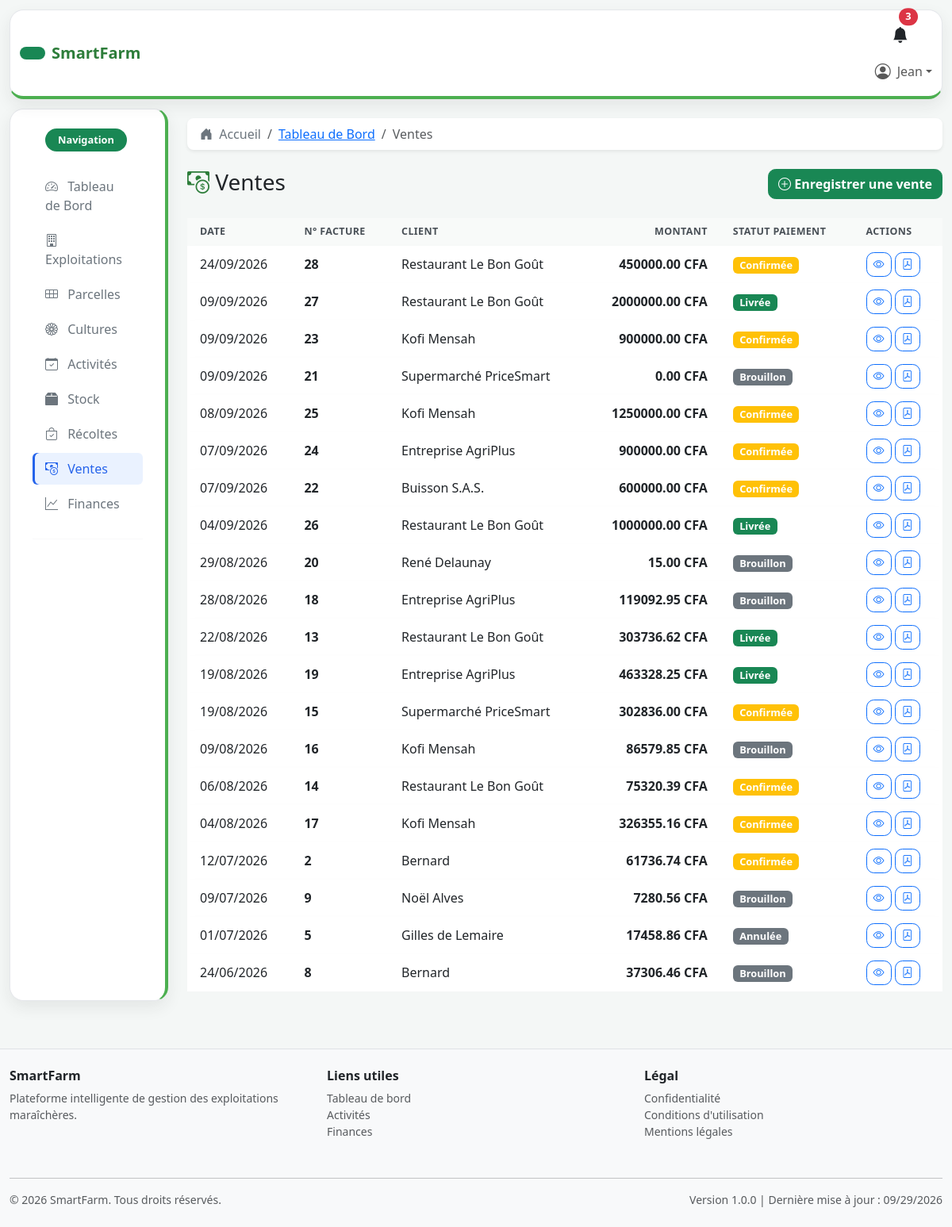
The app's page /ventes/ (signed in) with its own data.
### ventes/models.py (models this page shows, shortened)
class VENTE(models.Model):
    STATUT_CHOICES = [
        ('brouillon', 'Brouillon'),
        ('confirmee', 'Confirmée'),
        ('livree', 'Livrée'),
        ('annulee', 'Annulée'),
    ]
    client = models.ForeignKey(
        Client,
        on_delete=models.SET_NULL,
        null=True,
        blank=True,
        related_name='ventes',
        help_text="Client de la vente"
    )
    description = models.TextField(blank=True, help_text="Description de la vente")
    statut = models.CharField(max_length=20, choices=STATUT_CHOICES, default='brouillon', help_text="Statut de la commande")
    total = models.DecimalField(max_digits=12, decimal_places=2, default=0, help_text="Montant total de la vente")
    date_commande = models.DateField(help_text="Date de la commande")
    date_creation = models.DateTimeField(auto_now_add=True, help_text="Date de création")
    date_modification = models.DateTimeField(auto_now=True, help_text="Date de dernière modification")
    responsable = models.ForeignKey(
        User,
        on_delete=models.SET_NULL,
        null=True,
        blank=True,
        related_name='ventes',
        help_text="Responsable de la vente"
    )
    class Meta:
        ordering = ['-date_commande', '-date_creation']
        verbose_name = 'Vente'
        verbose_name_plural = 'Ventes'

class Client(models.Model):
    TYPE_CLIENT_CHOICES = [
        ('restaurant', 'Restaurant'),
        ('commerce', 'Commerce'),
        ('particulier', 'Particulier'),
        ('entreprise', 'Entreprise'),
    ]
    nom = models.CharField(max_length=200, help_text="Nom du client")
    type_client = models.CharField(
        max_length=50,
        choices=TYPE_CLIENT_CHOICES,
        default='particulier',
        help_text="Type de client"
    )
    email = models.EmailField(blank=True, help_text="Email du client")
    telephone = models.CharField(max_length=20, blank=True, help_text="Téléphone du client")
    adresse = models.TextField(blank=True, help_text="Adresse du client")
    code_postal = models.CharField(max_length=20, blank=True, help_text="Code postal")
    ville = models.CharField(max_length=100, blank=True, help_text="Ville")
    date_creation = models.DateTimeField(auto_now_add=True, help_text="Date de création")
    class Meta:
        ordering = ['nom']
        verbose_name = 'Client'
        verbose_name_plural = 'Clients'
    def __str__(self):
        return self.nom

### ventes/views.py (the view)
# urls.py: path('', views.VenteListView.as_view(), name='liste'),
class VenteListView(LoginRequiredMixin, ListView):
    model = VENTE
    template_name = 'ventes/liste.html'
    context_object_name = 'ventes'
    paginate_by = 20
    def get_queryset(self):
        queryset = VENTE.objects.select_related('client', 'responsable').all()
        recherche = self.request.GET.get('q')
        statut = self.request.GET.get('statut')
        if statut:
            queryset = queryset.filter(statut=statut)
        if recherche:
            queryset = queryset.filter(
                models.Q(client__nom__icontains=recherche)
                | models.Q(description__icontains=recherche)
            )
        return queryset.order_by('-date_commande', '-date_creation', '-pk')

### templates/ventes/liste.html (shortened to what this page needs)
{% extends 'base.html' %}
{% load static %}
{% block breadcrumbs %}
    <li class="breadcrumb-item"><a href="{% url 'dashboard:accueil' %}">Tableau de Bord</a></li>
    <li class="breadcrumb-item active">Ventes</li>
{% endblock %}
{% block content %}
<div class="row mb-4">
    <div class="col-md-8">
        <h1 class="h3 mb-0">
            <i class="bi bi-cash-coin text-success"></i> Ventes
        </h1>
    </div>
    <div class="col-md-4 text-md-end">
        <a href="{% url 'ventes:ajouter' %}" class="btn btn-success">
            <i class="bi bi-plus-circle"></i> Enregistrer une vente
        </a>
    </div>
</div>
<div class="row">
    <div class="col-md-12">
        <div class="card">
            <div class="table-responsive">
                <table class="table table-hover mb-0 ventes-table">
                    <thead class="table-light">
                        <tr>
                            <th>Date</th>
                            <th>N° Facture</th>
                            <th>Client</th>
                            <th class="text-end">Montant</th>
                            <th>Statut Paiement</th>
                            <th>Actions</th>
                        </tr>
                    </thead>
                    <tbody>
                         {% for vente in ventes %}
                        <tr>
                            <td>{{ vente.date_commande|date:'d/m/Y' }}</td>
                            <td><strong>{{ vente.id }}</strong></td>
                            <td>{{ vente.client }}</td>
                            <td class="text-end"><strong>{{ vente.total|floatformat:2 }} CFA</strong></td>
                            <td><span class="badge {% if vente.statut == 'livree' %}bg-success{% elif vente.statut == 'confirmee' %}bg-warning{% else %}bg-secondary{% endif %}">{{ vente.get_statut_display }}</span></td>
                            <td>
                                <a href="{% url 'ventes:detail' vente.pk %}" class="btn btn-sm btn-outline-primary"><i class="bi bi-eye"></i></a>
                                <a href="{% url 'ventes:facture' vente.pk %}" class="btn btn-sm btn-outline-primary"><i class="bi bi-file-pdf"></i></a>
                            </td>
                        </tr>
                         {% empty %}
                         <tr>
                             <td colspan="6" class="text-center text-muted">Aucune vente trouvée.</td>
                         </tr>
                         {% endfor %}
                    </tbody>
                </table>
            </div>
        </div>
    </div>
</div>
{% endblock %}

### templates/includes/navbar.html (shortened to what this page needs)
<nav class="navbar navbar-light bg-white border-bottom sticky-top shadow-sm app-navbar">
    <div class="container-fluid">
        <a class="navbar-brand d-flex align-items-center gap-2" href="{% url 'dashboard:accueil' %}">
            <span class="badge bg-success rounded-pill py-2 px-3 text-white"></span>
            <span class="fs-5 fw-bold">SmartFarm</span>
        </a>
        <div class="ms-auto" id="navbarNav">
            <ul class="navbar-nav ms-auto align-items-center">
                <li class="nav-item me-2 d-none d-lg-block">
                    <a class="nav-link position-relative text-dark" href="{% url 'dashboard:accueil' %}">
                        <i class="bi bi-bell-fill fs-5"></i>
                        <span class="position-absolute top-0 start-100 translate-middle badge rounded-pill bg-danger">3</span>
                    </a>
                </li>
                <li class="nav-item dropdown">
                    <a class="nav-link dropdown-toggle d-flex align-items-center" href="#" id="userDropdown" role="button" data-bs-toggle="dropdown">
                        {% if user.is_authenticated and user.profil.photo %}
                            <img src="{{ user.profil.photo.url }}" alt="Photo de profil" class="rounded-circle" style="width: 32px; height: 32px; object-fit: cover;">
                        {% else %}
                            <i class="bi bi-person-circle fs-5"></i>
                        {% endif %}
                        <span class="ms-2">{% if user.is_authenticated %}{{ user.first_name|default:user.username }}{% else %}Invité{% endif %}</span>
                    </a>
                </li>
            </ul>
        </div>
    </div>
</nav>

### static/css/style.css (style rules this page uses)
:root { --smartfarm-primary: #2d7d3a; --smartfarm-secondary: #4caf50; --smartfarm-soft: #ecf5ed; --smartfarm-muted: #6c757d; --smartfarm-border: #e5e7eb; --smartfarm-sidebar: #ffffff; --smartfarm-sidebar-text: #6c757d; --smartfarm-sidebar-muted: #6c757d; --smartfarm-accent: #eaf2ff; --smartfarm-sidebar-active: #2563eb; }
body { background-color: #f4f7f6; color: #212529; }
.bg-body-tertiary { background-color: #f4f7f6 !important; }
.navbar { background-color: #fff !important; }
.app-navbar { min-height: 73px; margin: 0.75rem 0.75rem 0; border: 1px solid var(--smartfarm-border) !important; border-bottom: 4px solid var(--smartfarm-secondary) !important; border-radius: 1.1rem; box-shadow: 0 0.5rem 1.25rem rgba(33, 37, 41, 0.08) !important; z-index: 1030; }
.navbar-brand { color: var(--smartfarm-primary) !important; }
.card { border: none; border-radius: 0.85rem; }
.btn { border-radius: 0.6rem; font-weight: 600; }
.table { border-spacing: 0 0.75rem; }
.table thead th { border-bottom: none; background-color: #f8faf9; color: #495057; font-weight: 700; font-size: 0.78rem; letter-spacing: 0.03em; text-transform: uppercase; }
.ventes-table th, .ventes-table td { padding-left: 1rem; padding-right: 1rem; }
.table tbody tr { background-color: #fff; box-shadow: 0 0.5rem 1rem rgba(33, 37, 41, 0.04); }
.table tbody tr td, .table tbody tr th { border: none; vertical-align: middle; }
.table-responsive { overflow-x: auto; -webkit-overflow-scrolling: touch; }
.table-responsive > .table { min-width: 680px; }
.badge { font-size: 0.8rem; font-weight: 600; }
.btn-success, .btn-outline-success { transition: all 0.2s ease; }
.text-success { color: var(--smartfarm-primary) !important; }

### records on screen
VENTE: date_commande "24/09/2026", id "28", client "Restaurant Le Bon Goût", total "450000.00", statut "Confirmée"
VENTE: date_commande "09/09/2026", id "27", client "Restaurant Le Bon Goût", total "2000000.00", statut "Livrée"
VENTE: date_commande "09/09/2026", id "23", client "Kofi Mensah", total "900000.00", statut "Confirmée"
VENTE: date_commande "09/09/2026", id "21", client "Supermarché PriceSmart", total "0.00", statut "Brouillon"
VENTE: date_commande "08/09/2026", id "25", client "Kofi Mensah", total "1250000.00", statut "Confirmée"
VENTE: date_commande "07/09/2026", id "24", client "Entreprise AgriPlus", total "900000.00", statut "Confirmée"
VENTE: date_commande "07/09/2026", id "22", client "Buisson S.A.S.", total "600000.00", statut "Confirmée"
VENTE: date_commande "04/09/2026", id "26", client "Restaurant Le Bon Goût", total "1000000.00", statut "Livrée"
VENTE: date_commande "29/08/2026", id "20", client "René Delaunay", total "15.00", statut "Brouillon"
VENTE: date_commande "28/08/2026", id "18", client "Entreprise AgriPlus", total "119092.95", statut "Brouillon"
VENTE: date_commande "22/08/2026", id "13", client "Restaurant Le Bon Goût", total "303736.62", statut "Livrée"
VENTE: date_commande "19/08/2026", id "19", client "Entreprise AgriPlus", total "463328.25", statut "Livrée"
VENTE: date_commande "19/08/2026", id "15", client "Supermarché PriceSmart", total "302836.00", statut "Confirmée"
VENTE: date_commande "09/08/2026", id "16", client "Kofi Mensah", total "86579.85", statut "Brouillon"
VENTE: date_commande "06/08/2026", id "14", client "Restaurant Le Bon Goût", total "75320.39", statut "Confirmée"
VENTE: date_commande "04/08/2026", id "17", client "Kofi Mensah", total "326355.16", statut "Confirmée"
VENTE: date_commande "12/07/2026", id "2", client "Bernard", total "61736.74", statut "Confirmée"
VENTE: date_commande "09/07/2026", id "9", client "Noël Alves", total "7280.56", statut "Brouillon"
VENTE: date_commande "01/07/2026", id "5", client "Gilles de Lemaire", total "17458.86", statut "Annulée"
VENTE: date_commande "24/06/2026", id "8", client "Bernard", total "37306.46", statut "Brouillon"

### other values on screen
{{ user.first_name|default:user.username }} "Jean"
